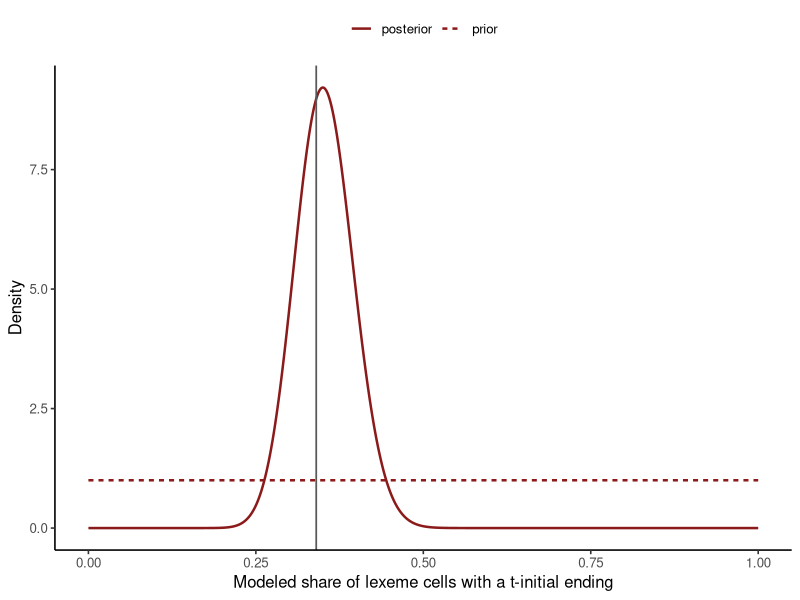

This chart was generated by the following R code:
## ---- chunk 1
#| label: load-unimorph-posterior
library(ggplot2)

population <- read.csv(
  "data/unimorph-turkish/verb-past-population.csv",
  stringsAsFactors = FALSE
)
sample_120 <- read.csv(
  "data/unimorph-turkish/verb-past-sample-120.csv",
  stringsAsFactors = FALSE
)

N <- nrow(population)
K <- sum(population$t_initial)
n <- nrow(sample_120)
k <- sum(sample_120$t_initial)
resource_share <- K / N

stopifnot(
  N == 588L, K == 200L, n == 120L, k == 42L,
  !anyDuplicated(population$lemma),
  all(sample_120$lemma %in% population$lemma)
)

data.frame(N, K, n, k, resource_share, sample_share = k / n)
## ---- chunk 2
#| label: compute-unimorph-posterior
prior_alpha <- 1
prior_beta <- 1
posterior_alpha <- prior_alpha + k
posterior_beta <- prior_beta + n - k

theta_grid <- seq(0, 1, length.out = 1001L)
posterior_density <- data.frame(
  theta = theta_grid,
  prior = dbeta(theta_grid, prior_alpha, prior_beta),
  posterior = dbeta(theta_grid, posterior_alpha, posterior_beta)
)

stopifnot(posterior_alpha == 43L, posterior_beta == 79L)
data.frame(posterior_alpha, posterior_beta)
## ---- chunk 3
#| label: plot-unimorph-posterior
#| fig-cap: "Prior and FRB posterior densities. The vertical line is the known proportion in the pinned resource, not an uncertain parameter estimate."
posterior_long <- rbind(
  data.frame(theta = theta_grid, density = posterior_density$prior,
             distribution = "prior"),
  data.frame(theta = theta_grid, density = posterior_density$posterior,
             distribution = "posterior")
)

ggplot(posterior_long, aes(theta, density, linetype = distribution)) +
  geom_line(color = "#8B1A1A", linewidth = 0.85) +
  geom_vline(xintercept = resource_share, color = "grey35", linewidth = 0.6) +
  labs(x = "Modeled share of lexeme cells with a t-initial ending",
       y = "Density", linetype = NULL) +
  theme_classic(base_size = 12) +
  theme(legend.position = "top")
